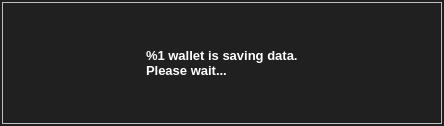
<?xml version="1.0" encoding="UTF-8"?>
<ui version="4.0">
 <class>ExitWidget</class>
 <widget class="QWidget" name="ExitWidget">
  <property name="geometry">
   <rect>
    <x>0</x>
    <y>0</y>
    <width>444</width>
    <height>122</height>
   </rect>
  </property>
  <property name="windowTitle">
   <string>Saving data</string>
  </property>
  <property name="autoFillBackground">
   <bool>false</bool>
  </property>
  <property name="styleSheet">
   <string notr="true">background-color: rgb(32, 32, 32);
border: 1px solid silver
;
margin: 2px;
padding: 2px;
</string>
  </property>
  <layout class="QHBoxLayout" name="horizontalLayout">
   <item>
    <widget class="QLabel" name="m_clockLabel">
     <property name="minimumSize">
      <size>
       <width>104</width>
       <height>104</height>
      </size>
     </property>
     <property name="styleSheet">
      <string notr="true">border:0;</string>
     </property>
     <property name="text">
      <string/>
     </property>
     <property name="pixmap">
      <pixmap resource="../../resources.qrc">:/images/images/clock.gif</pixmap>
     </property>
     <property name="alignment">
      <set>Qt::AlignCenter</set>
     </property>
    </widget>
   </item>
   <item>
    <widget class="QLabel" name="m_label">
     <property name="font">
      <font>
       <pointsize>10</pointsize>
       <weight>75</weight>
       <bold>true</bold>
       <kerning>true</kerning>
      </font>
     </property>
     <property name="styleSheet">
      <string notr="true">color: white;
border:0;
</string>
     </property>
     <property name="frameShape">
      <enum>QFrame::NoFrame</enum>
     </property>
     <property name="frameShadow">
      <enum>QFrame::Plain</enum>
     </property>
     <property name="lineWidth">
      <number>1</number>
     </property>
     <property name="midLineWidth">
      <number>0</number>
     </property>
     <property name="text">
      <string>%1 wallet is saving data.
Please wait...</string>
     </property>
     <property name="textFormat">
      <enum>Qt::PlainText</enum>
     </property>
     <property name="margin">
      <number>16</number>
     </property>
    </widget>
   </item>
   <item>
    <widget class="QLabel" name="m_clockLabel_2">
     <property name="minimumSize">
      <size>
       <width>104</width>
       <height>104</height>
      </size>
     </property>
     <property name="styleSheet">
      <string notr="true">border:0;</string>
     </property>
     <property name="text">
      <string/>
     </property>
     <property name="pixmap">
      <pixmap resource="../../resources.qrc">:/images/logo</pixmap>
     </property>
    </widget>
   </item>
  </layout>
 </widget>
 <resources>
  <include location="../../resources.qrc"/>
 </resources>
 <connections/>
</ui>
